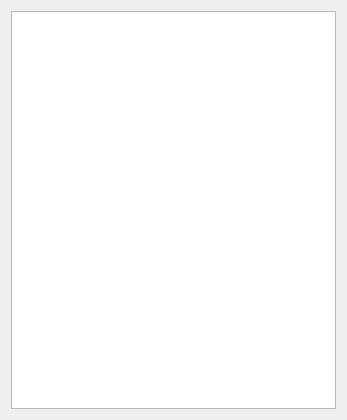
<?xml version="1.0" encoding="UTF-8"?>
<ui version="4.0">
 <class>DetailWidget</class>
 <widget class="QWidget" name="DetailWidget">
  <property name="geometry">
   <rect>
    <x>0</x>
    <y>0</y>
    <width>347</width>
    <height>420</height>
   </rect>
  </property>
  <property name="windowTitle">
   <string>Details</string>
  </property>
  <property name="windowIcon">
   <iconset resource="../../../resources.qrc">
    <normaloff>:/application/application.png</normaloff>:/application/application.png</iconset>
  </property>
  <layout class="QVBoxLayout" name="verticalLayout">
   <item>
    <widget class="QTreeView" name="treeView"/>
   </item>
  </layout>
 </widget>
 <resources>
  <include location="../../../resources.qrc"/>
 </resources>
 <connections/>
</ui>
